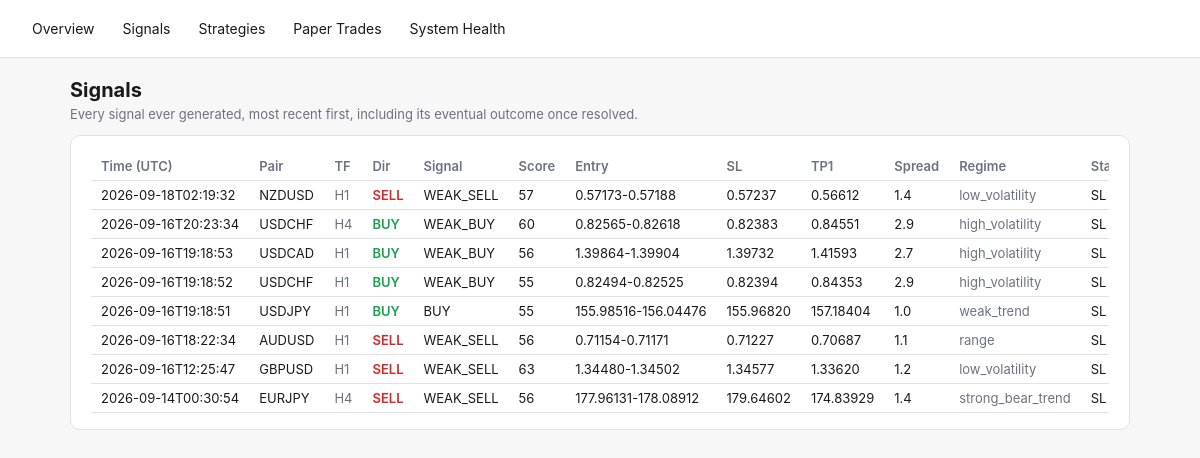
The app's page /signals with its own data.
### tables this page shows
CREATE TABLE signal_outcomes (
    signal_id TEXT PRIMARY KEY REFERENCES signals(id),
    resolved_at TEXT,
    outcome TEXT,          -- TP | SL | EXPIRED | INVALIDATED
    exit_price REAL,
    pnl_r REAL
);

CREATE TABLE signals (
    id TEXT PRIMARY KEY,
    pair TEXT NOT NULL,
    direction TEXT NOT NULL,
    overall_signal TEXT NOT NULL,
    score REAL NOT NULL,
    entry_low REAL, entry_high REAL, stop_loss REAL,
    take_profit_1 REAL, take_profit_2 REAL,
    spread_pips REAL,
    regime TEXT,
    strategies_agree_json TEXT,
    reason TEXT,
    status TEXT NOT NULL DEFAULT 'PENDING',
    created_at TEXT NOT NULL
, timeframe TEXT NOT NULL DEFAULT 'H4');

### fx_engine/dashboard.py (the view)
    @app.route("/signals")
    def signals_page():
        return render_template("signals.html", signals=get_db().recent_signals(limit=200))

### fx_engine/db.py (called while the page is built)
    @contextmanager
    def _conn(self):
        conn = sqlite3.connect(self.path)
        conn.row_factory = sqlite3.Row
        try:
            yield conn
            conn.commit()
        finally:
            conn.close()

    def recent_signals(self, limit: int = 50) -> list[dict]:
        with self._conn() as conn:
            rows = conn.execute(
                """SELECT s.*, o.outcome, o.pnl_r AS outcome_pnl_r, o.exit_price AS outcome_exit_price
                   FROM signals s LEFT JOIN signal_outcomes o ON o.signal_id = s.id
                   ORDER BY s.created_at DESC LIMIT ?""",
                (limit,),
            ).fetchall()
        return [dict(r) for r in rows]

### fx_engine/templates/signals.html (shortened to what this page needs)
{% extends "base.html" %}
{% block content %}
<h1>Signals</h1>
<p class="lede">Every signal ever generated, most recent first, including its eventual outcome once resolved.</p>
<div class="card">
  <div class="overflow">
  <table>
    <tr>
      <th>Time (UTC)</th><th>Pair</th><th>TF</th><th>Dir</th><th>Signal</th><th>Score</th><th>Entry</th>
      <th>SL</th><th>TP1</th><th>Spread</th><th>Regime</th><th>Status</th><th>Outcome</th><th>Outcome R</th><th>Reason</th>
    </tr>
    {% for s in signals %}
    <tr>
      <td>{{ s.created_at[:19] }}</td>
      <td>{{ s.pair }}</td>
      <td class="muted">{{ s.timeframe or "H4" }}</td>
      <td class="{{ 'buy' if s.direction=='BUY' else 'sell' }}">{{ s.direction }}</td>
      <td>{{ s.overall_signal }}</td>
      <td>{{ "%.0f"|format(s.score) }}</td>
      <td>{{ "%.5f-%.5f"|format(s.entry_low, s.entry_high) if s.entry_low is not none else "-" }}</td>
      <td>{{ "%.5f"|format(s.stop_loss) if s.stop_loss is not none else "-" }}</td>
      <td>{{ "%.5f"|format(s.take_profit_1) if s.take_profit_1 is not none else "-" }}</td>
      <td>{{ "%.1f"|format(s.spread_pips) if s.spread_pips is not none else "-" }}</td>
      <td class="muted">{{ s.regime or "-" }}</td>
      <td>{{ s.status }}</td>
    </tr>
    {% else %}
    <tr><td colspan="15" class="muted">No signals yet.</td></tr>
    {% endfor %}
  </table>
  </div>
</div>
{% endblock %}

### fx_engine/templates/base.html (style rules this page uses)
:root { --bg:#f7f7f8; --fg:#1a1a1a; --card:#ffffff; --border:#e2e2e5; --accent:#2563eb; --green:#16a34a; --red:#dc2626; --amber:#d97706; --muted:#6b7280; }
* { box-sizing: border-box; }
body { margin:0; font-family:-apple-system,BlinkMacSystemFont,"Segoe UI",sans-serif; background:var(--bg); color:var(--fg); }
.card { background:var(--card); border:1px solid var(--border); border-radius:10px; padding:16px 20px; margin-bottom:16px; }
table { width:100%; border-collapse:collapse; font-size:13px; }
th, td { text-align:left; padding:6px 10px; border-bottom:1px solid var(--border); white-space:nowrap; }
th { color:var(--muted); font-weight:600; }
.buy { color:var(--green); font-weight:600; }
.sell { color:var(--red); font-weight:600; }
.muted { color:var(--muted); }
h1 { font-size:20px; margin:0 0 4px; }
p.lede { color:var(--muted); font-size:13px; margin-top:0; }
.overflow { overflow-x:auto; }

### records on screen
signal_outcomes: created_at "2026-09-18T02:19:32", pair "NZDUSD", timeframe "H1", direction "SELL", overall_signal "WEAK_SELL", regime "low_volatility", status "SL"
signals: score "57", entry_low+entry_high "0.57173-0.57188", stop_loss "0.57237", take_profit_1 "0.56612", spread_pips "1.4"
signal_outcomes: created_at "2026-09-16T20:23:34", pair "USDCHF", timeframe "H4", direction "BUY", overall_signal "WEAK_BUY", regime "high_volatility", status "SL"
signals: score "60", entry_low+entry_high "0.82565-0.82618", stop_loss "0.82383", take_profit_1 "0.84551", spread_pips "2.9"
signal_outcomes: created_at "2026-09-16T19:18:53", pair "USDCAD", timeframe "H1", direction "BUY", overall_signal "WEAK_BUY", regime "high_volatility", status "SL"
signals: score "56", entry_low+entry_high "1.39864-1.39904", stop_loss "1.39732", take_profit_1 "1.41593", spread_pips "2.7"
signal_outcomes: created_at "2026-09-16T19:18:52", pair "USDCHF", timeframe "H1", direction "BUY", overall_signal "WEAK_BUY", regime "high_volatility", status "SL"
signals: score "55", entry_low+entry_high "0.82494-0.82525", stop_loss "0.82394", take_profit_1 "0.84353", spread_pips "2.9"
signal_outcomes: created_at "2026-09-16T19:18:51", pair "USDJPY", timeframe "H1", direction "BUY", overall_signal "BUY", regime "weak_trend", status "SL"
signals: score "55", entry_low+entry_high "155.98516-156.04476", stop_loss "155.96820", take_profit_1 "157.18404", spread_pips "1.0"
signal_outcomes: created_at "2026-09-16T18:22:34", pair "AUDUSD", timeframe "H1", direction "SELL", overall_signal "WEAK_SELL", regime "range", status "SL"
signals: score "56", entry_low+entry_high "0.71154-0.71171", stop_loss "0.71227", take_profit_1 "0.70687", spread_pips "1.1"
signal_outcomes: created_at "2026-09-16T12:25:47", pair "GBPUSD", timeframe "H1", direction "SELL", overall_signal "WEAK_SELL", regime "low_volatility", status "SL"
signals: score "63", entry_low+entry_high "1.34480-1.34502", stop_loss "1.34577", take_profit_1 "1.33620", spread_pips "1.2"
signal_outcomes: created_at "2026-09-14T00:30:54", pair "EURJPY", timeframe "H4", direction "SELL", overall_signal "WEAK_SELL", regime "strong_bear_trend", status "SL"
signals: score "56", entry_low+entry_high "177.96131-178.08912", stop_loss "179.64602", take_profit_1 "174.83929", spread_pips "1.4"
